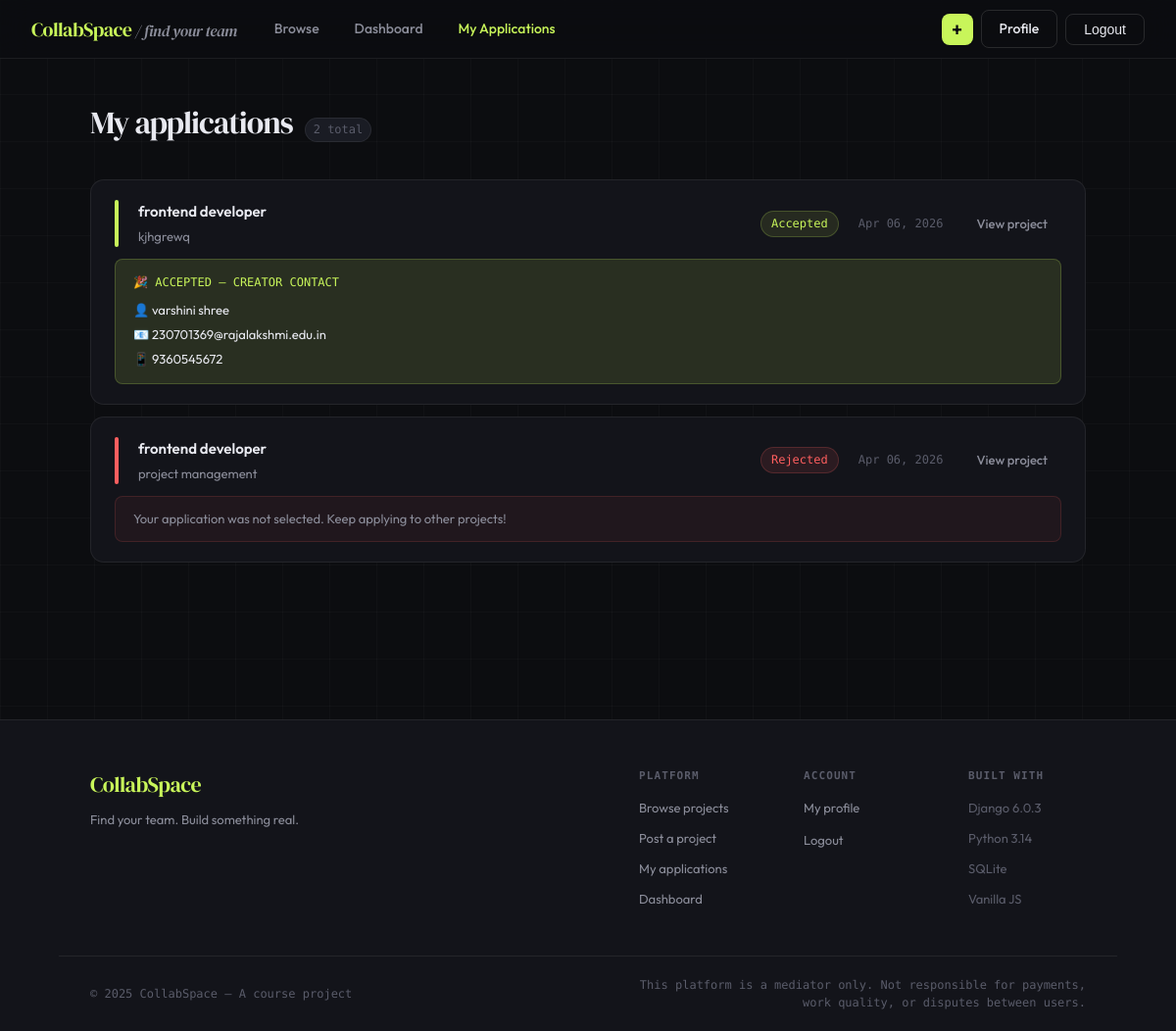
Page /my-applications/ (signed in) on the committed database.
### projects/models.py (models this page shows, shortened)
class Application(models.Model):
    STATUS_CHOICES = [
        ('pending', 'Pending'),
        ('shortlisted', 'Shortlisted'),
        ('interview_scheduled', 'Interview Scheduled'),
        ('accepted', 'Accepted'),
        ('rejected', 'Rejected'),
    ]
    applicant = models.ForeignKey(User, on_delete=models.CASCADE, related_name='applications')
    role = models.ForeignKey(Role, on_delete=models.CASCADE, related_name='applications')
    project = models.ForeignKey(Project, on_delete=models.CASCADE, related_name='applications')
    application_message = models.TextField()
    resume = models.FileField(upload_to='application_resumes/')
    status = models.CharField(max_length=20, choices=STATUS_CHOICES, default='pending')
    interview_date = models.DateField(null=True, blank=True)
    interview_time = models.TimeField(null=True, blank=True)
    interview_link = models.URLField(null=True, blank=True)
    interview_notes = models.TextField(null=True, blank=True)
    applied_at = models.DateTimeField(auto_now_add=True)
    updated_at = models.DateTimeField(auto_now=True)
    class Meta:
        unique_together = ('applicant', 'role')

class Role(models.Model):
    project = models.ForeignKey(Project, on_delete=models.CASCADE, related_name='roles')
    role_name = models.CharField(max_length=100)
    is_filled = models.BooleanField(default=False)

class Project(models.Model):
    creator = models.ForeignKey(User, on_delete=models.CASCADE, related_name='projects')
    title = models.CharField(max_length=200)
    description = models.TextField()
    duration = models.PositiveIntegerField(help_text="Duration in months")
    is_tech = models.BooleanField(default=False)
    is_non_tech = models.BooleanField(default=False)
    is_paid = models.BooleanField(default=False)
    is_unpaid = models.BooleanField(default=False)
    is_part_time = models.BooleanField(default=False)
    is_full_time = models.BooleanField(default=False)
    created_at = models.DateTimeField(auto_now_add=True)
    updated_at = models.DateTimeField(auto_now=True)

### users/models.py (models this page shows, shortened)
class UserProfile(models.Model):
    GENDER_CHOICES = [
        ('M', 'Male'),
        ('F', 'Female'),
        ('O', 'Other'),
        ('N', 'Prefer not to say'),
    ]
    user = models.OneToOneField(User, on_delete=models.CASCADE, related_name='profile')
    phone_number = models.CharField(max_length=15, blank=True)
    gender = models.CharField(max_length=1, choices=GENDER_CHOICES, blank=True)
    bio = models.TextField(blank=True)
    resume = models.FileField(upload_to='resumes/', blank=True, null=True)
    profile_picture = models.ImageField(upload_to='profile_pics/', blank=True, null=True)
    terms_accepted = models.BooleanField(default=False)
    created_at = models.DateTimeField(auto_now_add=True)

### projects/views.py (the view)
# urls.py: path('my-applications/', views.my_applications, name='my_applications'),
@login_required
def my_applications(request):
    applications = request.user.applications.select_related(
        'role', 'project'
    ).order_by('-applied_at')
    return render(request, 'projects/my_applications.html', {
        'applications': applications,
    })

### templates/projects/my_applications.html (shortened to what this page needs)
{% extends 'base.html' %}
{% block content %}
<div class="myapps-wrap">
  <div class="container">
    <div class="section-head" style="margin-bottom:32px">
      <div class="section-title" style="font-family:'DM Serif Display',serif;font-size:32px;letter-spacing:-1px">My applications</div>
      <div class="section-count">{{ applications.count }} total</div>
    </div>
    <div class="apps-list">
      {% for app in applications %}
        <div class="app-card" style="flex-direction:column;align-items:flex-start;gap:12px">
          <div style="display:flex;align-items:center;gap:20px;width:100%">
            <div class="app-status-bar status-{{ app.status }}"></div>
            <div class="app-card-info">
              <div class="app-card-role">{{ app.role.role_name }}</div>
              <div class="app-card-project">{{ app.project.title }}</div>
            </div>
            <span class="badge badge-{{ app.status }}" style="margin-left:auto">{{ app.get_status_display }}</span>
            <div class="app-card-date">{{ app.applied_at|date:"M d, Y" }}</div>
            <a class="btn btn-ghost btn-sm" href="{% url 'project_detail' app.project.pk %}">View project</a>
          </div>
          {% if app.status == 'shortlisted' %}
            <div style="width:100%;padding:14px 18px;background:rgba(184,126,255,0.08);border:1px solid rgba(184,126,255,0.2);border-radius:var(--radius-sm)">
              <div style="font-size:12px;color:var(--purple);font-family:'DM Mono',monospace;margin-bottom:8px">⭐ YOU ARE SHORTLISTED</div>
              <div style="font-size:13px;color:var(--text2)">
                The creator will contact you to arrange an interview. Their contact details:<br><br>
                <span style="color:var(--text)">📧 {{ app.project.creator.email }}</span><br>
                {% if app.project.creator.profile.phone_number %}
                  <span style="color:var(--text)">📱 {{ app.project.creator.profile.phone_number }}</span>
                {% endif %}
              </div>
            </div>
          {% elif app.status == 'accepted' %}
            <div style="width:100%;padding:14px 18px;background:var(--accent-dim);border:1px solid rgba(200,245,90,0.2);border-radius:var(--radius-sm)">
              <div style="font-size:12px;color:var(--accent);font-family:'DM Mono',monospace;margin-bottom:8px">🎉 ACCEPTED — CREATOR CONTACT</div>
              <div style="font-size:13px;color:var(--text);display:flex;flex-direction:column;gap:4px">
                <span>👤 {{ app.project.creator.get_full_name|default:app.project.creator.username }}</span>
                <span>📧 {{ app.project.creator.email }}</span>
                {% if app.project.creator.profile.phone_number %}
                  <span>📱 {{ app.project.creator.profile.phone_number }}</span>
                {% endif %}
              </div>
            </div>
          {% elif app.status == 'rejected' %}
            <div style="width:100%;padding:12px 18px;background:rgba(255,95,95,0.06);border:1px solid rgba(255,95,95,0.15);border-radius:var(--radius-sm)">
              <div style="font-size:13px;color:var(--text2)">Your application was not selected. Keep applying to other projects!</div>
            </div>
          {% endif %}
        </div>
      {% empty %}
        <div class="empty-state">
          <span>📨</span>
          You haven't applied to any projects yet.
          <a href="{% url 'browse_projects' %}" style="color:var(--accent)">Browse projects</a>
        </div>
      {% endfor %}
    </div>
  </div>
</div>
{% endblock %}

### static/css/main.css (style rules this page uses)
*, *::before, *::after { box-sizing: border-box; margin: 0; padding: 0; }
:root { --bg: #0c0d10; --surface: #13141a; --surface2: #1a1c24; --border: rgba(255,255,255,0.07); --border2: rgba(255,255,255,0.12); --text: #e8e9f0; --text2: #8b8d9a; --text3: #5a5c6a; --accent: #c8f55a; --accent2: #a8d844; --accent-dim: rgba(200,245,90,0.12); --accent-glow: rgba(200,245,90,0.08); --red: #ff5f5f; --blue: #5f9fff; --purple: #b87eff; --orange: #ff9f5f; --radius: 14px; --radius-sm: 8px; --radius-lg: 20px; --shadow: 0 4px 24px rgba(0,0,0,0.4); --transition: 0.2s cubic-bezier(0.4,0,0.2,1); }
html { scroll-behavior: smooth; }
body { font-family: 'Outfit', sans-serif; background: var(--bg); color: var(--text); min-height: 100vh; overflow-x: hidden; font-size: 15px; line-height: 1.6; }
body::before { content: ''; position: fixed; inset: 0; z-index: 0; background-image: linear-gradient(rgba(255,255,255,0.025) 1px, transparent 1px), linear-gradient(90deg, rgba(255,255,255,0.025) 1px, transparent 1px); background-size: 48px 48px; pointer-events: none; }
.container { max-width: 1080px; margin: 0 auto; padding: 0 32px; }
.section-head { display: flex; align-items: baseline; gap: 12px; margin-bottom: 28px; }
.section-title { font-family: 'DM Serif Display', serif; font-size: 26px; font-weight: 400; letter-spacing: -0.5px; }
.section-count { font-family: 'DM Mono', monospace; font-size: 12px; color: var(--text3); background: var(--surface2); padding: 2px 8px; border-radius: 20px; border: 1px solid var(--border); }
.badge { display: inline-flex; align-items: center; gap: 4px; padding: 3px 10px; border-radius: 20px; font-size: 12px; font-weight: 500; font-family: 'DM Mono', monospace; }
.badge-accepted { background: rgba(200,245,90,0.1); color: var(--accent); border: 1px solid rgba(200,245,90,0.2); }
.badge-rejected { background: rgba(255,95,95,0.1); color: var(--red); border: 1px solid rgba(255,95,95,0.2); }
.btn { display: inline-flex; align-items: center; justify-content: center; gap: 8px; padding: 10px 22px; border-radius: var(--radius-sm); font-family: 'Outfit', sans-serif; font-size: 14px; font-weight: 500; cursor: pointer; transition: var(--transition); border: none; text-decoration: none; }
.btn-ghost { background: transparent; color: var(--text2); padding: 8px 14px; }
.btn-sm { padding: 6px 14px; font-size: 13px; }
.myapps-wrap { padding: 40px 0 80px; }
.apps-list { display: flex; flex-direction: column; gap: 12px; }
.app-card { background: var(--surface); border: 1px solid var(--border); border-radius: var(--radius); padding: 20px 24px; display: flex; align-items: center; gap: 20px; transition: var(--transition); }
.app-card-role { font-weight: 600; font-size: 15px; }
.app-card-project { font-size: 13px; color: var(--text2); margin-top: 3px; }
.app-card-info { flex: 1; }
.app-card-date { font-family: 'DM Mono', monospace; font-size: 12px; color: var(--text3); }
.app-status-bar { width: 4px; height: 48px; border-radius: 2px; flex-shrink: 0; }
.status-accepted { background: var(--accent); }
.status-rejected { background: var(--red); }

### rows in the picture
Application: role.role_name "frontend developer", project "kjhgrewq", status "Accepted", applied_at "Apr 06, 2026", project.creator.get_full_name "varshini shree", project.creator.email "230701369@rajalakshmi.edu.in", project.creator.profile.phone_number "9360545672"
Application: role.role_name "frontend developer", project "project management", status "Rejected", applied_at "Apr 06, 2026", shows "Your application was not selected. Keep applying to other projects!"

### other values in the picture
{{ applications.count }} "2"
